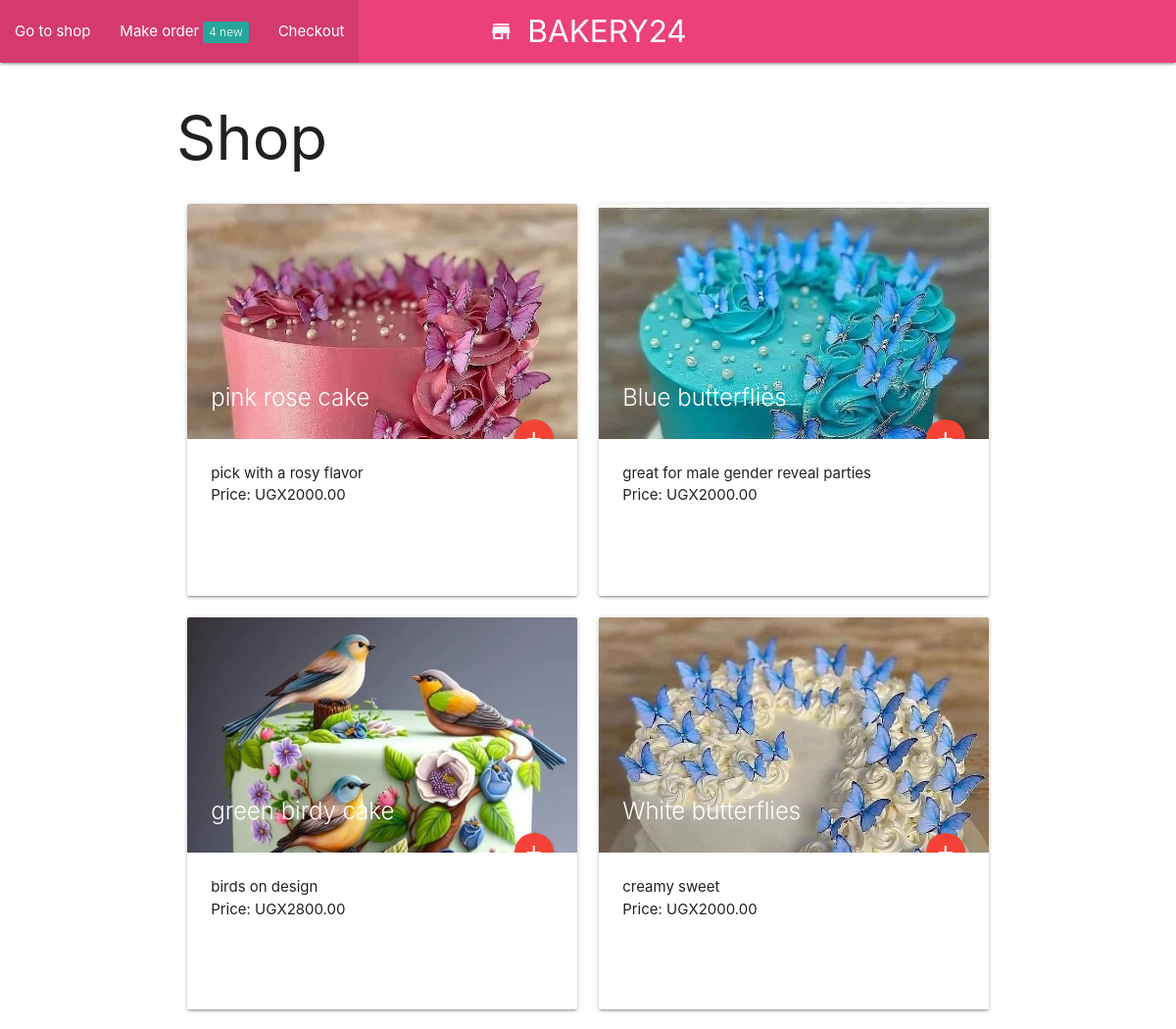
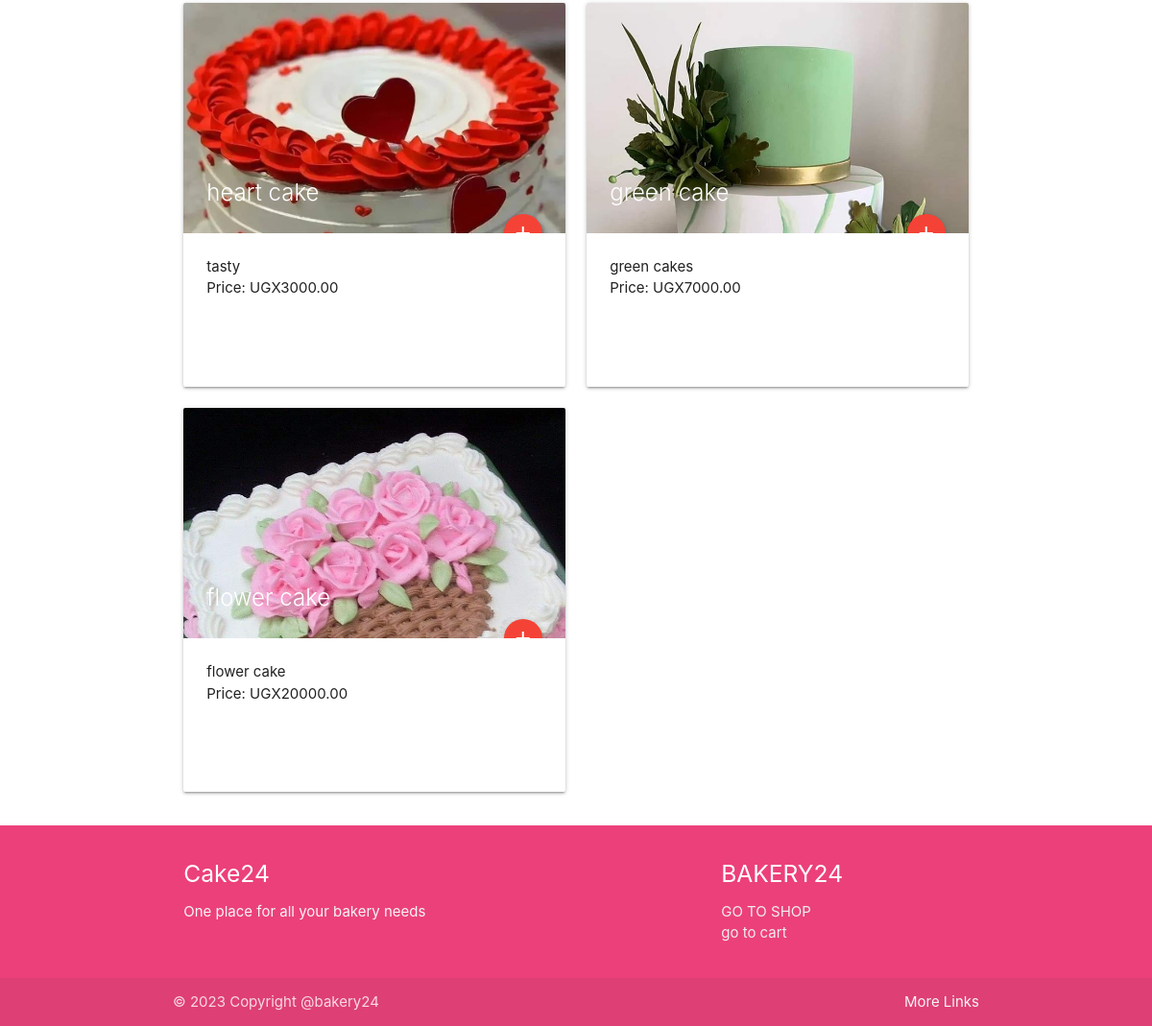
Page /shop on the committed database (2 pictures, top to bottom).
### bakery24/models.py (models this page shows)
class Product(models.Model):
    name = models.CharField(max_length=255)
    description = models.TextField()
    price = models.DecimalField(max_digits=8, decimal_places=2)
    image = models.ImageField(upload_to='stock_img/')

### bakery24/views.py (the view)
# urls.py: path('shop', views.shop, name='shop'),
def shop(request):
    url = reverse('bakery24:shop')
    products = Product.objects.all()
    context = {'url': url, 'products': products}
    return render(request, 'shop.html',context)

### bakery24/templates/shop.html
{% extends 'base.html' %} {% block content %}
<main>
  <div class="container">
    <h1>Shop</h1>
    <div class="row">
      {% for product in products %}
      <div class="col s12 m6">
        <div class="card medium">
          <div class="card-image">
            <img src="{{ product.image.url }}" alt="{{ product.name }}" />
            <span class="card-title">{{ product.name }}</span>
            <a
              href="#"
              class="btn-floating halfway-fab waves-effect waves-light red">
              <i class="material-icons">add</i>
            </a>
          </div>
          <div class="card-content">
            <p>{{ product.description }}</p>
            <p>Price: UGX{{ product.price }}</p>
          </div>
        </div>
      </div>
      {% endfor %}
    </div>
  </div>
</main>
{% endblock content %}

### bakery24/templates/base.html (shortened to what this page needs)
{% load static %}
<!DOCTYPE html>
<html>
  <head>
    <link
      rel="stylesheet"
      href="{% static 'materialize/css/materialize.min.css' %}"
      media="screen,projection" />
  </head>
  <body>
    <header class="page-header">
      <nav>
        <div class="nav-wrapper pink lighten-1">
          <a href="{% url 'bakery24:shop' %}" class="brand-logo center"
            ><i class="large material-icons">store</i>BAKERY24</a
          >
          <ul id="nav-mobile" class="left hide-on-med-and-down">
            <li class="active">
              <a href="{% url 'bakery24:shop' %}">Go to shop</a>
            </li>
            <li class="active">
              <a href="{% url 'bakery24:cart' %}"
                >Make order<span class="new badge">4</span></a
              >
            </li>
            <li class="active">
              <a href="{% url 'bakery24:checkout' %}">Checkout</a>
            </li>
          </ul>
        </div>
      </nav>
    </header>
    {% block content %}{% endblock content %}
    <footer class="page-footer pink lighten-1">
      <div class="container">
        <div class="row">
          <div class="col l6 s12">
            <h5 class="white-text">Cake24</h5>
            <p class="grey-text text-lighten-4">
              One place for all your bakery needs
            </p>
          </div>
          <div class="col l4 offset-l2 s12">
            <h5 class="white-text">BAKERY24</h5>
            <ul>
              <li>
                <a
                  class="grey-text text-lighten-3"
                  href="{% url 'bakery24:shop' %}"
                  >GO TO SHOP</a
                >
              </li>
              <li>
                <a
                  class="grey-text text-lighten-3"
                  href="{% url 'bakery24:cart' %}"
                  >go to cart</a
                >
              </li>
            </ul>
          </div>
        </div>
      </div>
      <div class="footer-copyright">
        <div class="container">
          © 2023 Copyright @bakery24
          <a class="grey-text text-lighten-4 right" href="#!">More Links</a>
        </div>
      </div>
    </footer>
  </body>
</html>

### rows in the picture
Product: image (picture), name "pink rose cake", description "pick with a rosy flavor", price "2000.00"
Product: image (picture), name "Blue butterflies", description "great for male gender reveal parties", price "2000.00"
Product: image (picture), name "green birdy cake", description "birds on design", price "2800.00"
Product: image (picture), name "White butterflies", description "creamy sweet", price "2000.00"
Product: image (picture), name "heart cake", description "tasty", price "3000.00"
Product: image (picture), name "green cake", description "green cakes", price "7000.00"
Product: image (picture), name "flower cake", description "flower cake", price "20000.00"
